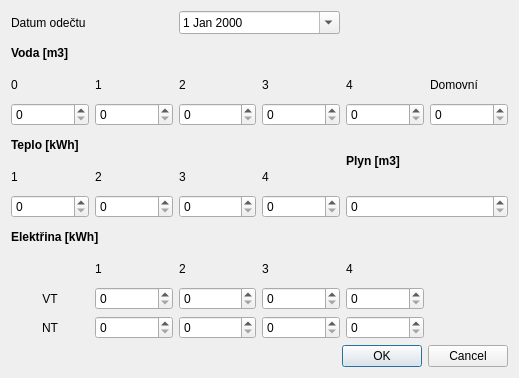
<?xml version="1.0" encoding="UTF-8"?>
<ui version="4.0">
 <class>energyForm</class>
 <widget class="QDialog" name="energyForm">
  <property name="geometry">
   <rect>
    <x>0</x>
    <y>0</y>
    <width>519</width>
    <height>378</height>
   </rect>
  </property>
  <property name="windowTitle">
   <string>Dialog</string>
  </property>
  <layout class="QVBoxLayout" name="verticalLayout">
   <item>
    <layout class="QGridLayout" name="gridLayout">
     <item row="2" column="4">
      <widget class="QLabel" name="label_14">
       <property name="text">
        <string>4</string>
       </property>
       <property name="buddy">
        <cstring>wm4</cstring>
       </property>
      </widget>
     </item>
     <item row="8" column="2">
      <widget class="QLabel" name="label_18">
       <property name="text">
        <string>2</string>
       </property>
      </widget>
     </item>
     <item row="8" column="1">
      <widget class="QLabel" name="label_7">
       <property name="text">
        <string>1</string>
       </property>
      </widget>
     </item>
     <item row="10" column="0">
      <widget class="QLabel" name="label_9">
       <property name="text">
        <string>NT</string>
       </property>
       <property name="alignment">
        <set>Qt::AlignCenter</set>
       </property>
      </widget>
     </item>
     <item row="10" column="2">
      <widget class="QSpinBox" name="nt2">
       <property name="maximum">
        <number>99999</number>
       </property>
      </widget>
     </item>
     <item row="10" column="1">
      <widget class="QSpinBox" name="nt1">
       <property name="maximum">
        <number>99999</number>
       </property>
      </widget>
     </item>
     <item row="2" column="0">
      <widget class="QLabel" name="label_5">
       <property name="text">
        <string>0</string>
       </property>
       <property name="buddy">
        <cstring>wm0</cstring>
       </property>
      </widget>
     </item>
     <item row="5" column="3">
      <widget class="QLabel" name="label_17">
       <property name="text">
        <string>4</string>
       </property>
       <property name="buddy">
        <cstring>cm4</cstring>
       </property>
      </widget>
     </item>
     <item row="9" column="1">
      <widget class="QSpinBox" name="vt1">
       <property name="maximum">
        <number>99999</number>
       </property>
      </widget>
     </item>
     <item row="8" column="3">
      <widget class="QLabel" name="label_19">
       <property name="text">
        <string>3</string>
       </property>
      </widget>
     </item>
     <item row="6" column="2">
      <widget class="QSpinBox" name="cm3">
       <property name="maximum">
        <number>999999</number>
       </property>
      </widget>
     </item>
     <item row="9" column="2">
      <widget class="QSpinBox" name="vt2">
       <property name="maximum">
        <number>99999</number>
       </property>
      </widget>
     </item>
     <item row="6" column="1">
      <widget class="QSpinBox" name="cm2">
       <property name="maximum">
        <number>999999</number>
       </property>
      </widget>
     </item>
     <item row="6" column="0">
      <widget class="QSpinBox" name="cm1">
       <property name="maximum">
        <number>999999</number>
       </property>
      </widget>
     </item>
     <item row="9" column="4">
      <widget class="QSpinBox" name="vt4">
       <property name="maximum">
        <number>99999</number>
       </property>
      </widget>
     </item>
     <item row="0" column="0" colspan="2">
      <widget class="QLabel" name="label">
       <property name="text">
        <string>Datum odečtu</string>
       </property>
      </widget>
     </item>
     <item row="6" column="3">
      <widget class="QSpinBox" name="cm4">
       <property name="maximum">
        <number>999999</number>
       </property>
      </widget>
     </item>
     <item row="4" column="0" colspan="4">
      <widget class="QLabel" name="label_3">
       <property name="font">
        <font>
         <weight>75</weight>
         <bold>true</bold>
        </font>
       </property>
       <property name="text">
        <string>Teplo [kWh]</string>
       </property>
      </widget>
     </item>
     <item row="2" column="2">
      <widget class="QLabel" name="label_12">
       <property name="text">
        <string>2</string>
       </property>
       <property name="buddy">
        <cstring>wm2</cstring>
       </property>
      </widget>
     </item>
     <item row="2" column="3">
      <widget class="QLabel" name="label_13">
       <property name="text">
        <string>3</string>
       </property>
       <property name="buddy">
        <cstring>wm3</cstring>
       </property>
      </widget>
     </item>
     <item row="3" column="1">
      <widget class="QSpinBox" name="wm1">
       <property name="maximum">
        <number>999</number>
       </property>
      </widget>
     </item>
     <item row="3" column="3">
      <widget class="QSpinBox" name="wm3">
       <property name="maximum">
        <number>999</number>
       </property>
      </widget>
     </item>
     <item row="3" column="2">
      <widget class="QSpinBox" name="wm2">
       <property name="maximum">
        <number>999</number>
       </property>
      </widget>
     </item>
     <item row="9" column="0">
      <widget class="QLabel" name="label_8">
       <property name="text">
        <string>VT</string>
       </property>
       <property name="alignment">
        <set>Qt::AlignCenter</set>
       </property>
      </widget>
     </item>
     <item row="3" column="0">
      <widget class="QSpinBox" name="wm0">
       <property name="maximum">
        <number>999</number>
       </property>
      </widget>
     </item>
     <item row="5" column="0">
      <widget class="QLabel" name="label_4">
       <property name="text">
        <string>1</string>
       </property>
       <property name="buddy">
        <cstring>cm1</cstring>
       </property>
      </widget>
     </item>
     <item row="10" column="3">
      <widget class="QSpinBox" name="nt3">
       <property name="maximum">
        <number>99999</number>
       </property>
      </widget>
     </item>
     <item row="10" column="4">
      <widget class="QSpinBox" name="nt4">
       <property name="maximum">
        <number>99999</number>
       </property>
      </widget>
     </item>
     <item row="2" column="1">
      <widget class="QLabel" name="label_11">
       <property name="text">
        <string>1</string>
       </property>
       <property name="buddy">
        <cstring>wm1</cstring>
       </property>
      </widget>
     </item>
     <item row="5" column="1">
      <widget class="QLabel" name="label_15">
       <property name="text">
        <string>2</string>
       </property>
       <property name="buddy">
        <cstring>cm2</cstring>
       </property>
      </widget>
     </item>
     <item row="5" column="2">
      <widget class="QLabel" name="label_16">
       <property name="text">
        <string>3</string>
       </property>
       <property name="buddy">
        <cstring>cm3</cstring>
       </property>
      </widget>
     </item>
     <item row="9" column="3">
      <widget class="QSpinBox" name="vt3">
       <property name="maximum">
        <number>99999</number>
       </property>
      </widget>
     </item>
     <item row="3" column="4">
      <widget class="QSpinBox" name="wm4">
       <property name="maximum">
        <number>999</number>
       </property>
      </widget>
     </item>
     <item row="2" column="5">
      <widget class="QLabel" name="label_21">
       <property name="text">
        <string>Domovní</string>
       </property>
       <property name="buddy">
        <cstring>wms</cstring>
       </property>
      </widget>
     </item>
     <item row="3" column="5">
      <widget class="QSpinBox" name="wms">
       <property name="maximum">
        <number>999</number>
       </property>
      </widget>
     </item>
     <item row="4" column="4" rowspan="2" colspan="2">
      <widget class="QLabel" name="label_10">
       <property name="font">
        <font>
         <weight>75</weight>
         <bold>true</bold>
        </font>
       </property>
       <property name="text">
        <string>Plyn [m3]</string>
       </property>
       <property name="buddy">
        <cstring>gas</cstring>
       </property>
      </widget>
     </item>
     <item row="7" column="0" colspan="6">
      <widget class="QLabel" name="label_6">
       <property name="font">
        <font>
         <weight>75</weight>
         <bold>true</bold>
        </font>
       </property>
       <property name="text">
        <string>Elektřina [kWh]</string>
       </property>
      </widget>
     </item>
     <item row="8" column="4">
      <widget class="QLabel" name="label_20">
       <property name="text">
        <string>4</string>
       </property>
      </widget>
     </item>
     <item row="0" column="2" colspan="2">
      <widget class="QDateEdit" name="dateEdit">
       <property name="calendarPopup">
        <bool>true</bool>
       </property>
      </widget>
     </item>
     <item row="1" column="0" colspan="6">
      <widget class="QLabel" name="label_2">
       <property name="font">
        <font>
         <weight>75</weight>
         <bold>true</bold>
        </font>
       </property>
       <property name="text">
        <string>Voda [m3]</string>
       </property>
      </widget>
     </item>
     <item row="6" column="4" colspan="2">
      <widget class="QSpinBox" name="gas">
       <property name="maximum">
        <number>99999</number>
       </property>
      </widget>
     </item>
    </layout>
   </item>
   <item>
    <widget class="QDialogButtonBox" name="buttonBox">
     <property name="orientation">
      <enum>Qt::Horizontal</enum>
     </property>
     <property name="standardButtons">
      <set>QDialogButtonBox::Cancel|QDialogButtonBox::Ok</set>
     </property>
    </widget>
   </item>
  </layout>
 </widget>
 <tabstops>
  <tabstop>dateEdit</tabstop>
  <tabstop>wm0</tabstop>
  <tabstop>wm1</tabstop>
  <tabstop>wm2</tabstop>
  <tabstop>wm3</tabstop>
  <tabstop>wm4</tabstop>
  <tabstop>wms</tabstop>
  <tabstop>cm1</tabstop>
  <tabstop>cm2</tabstop>
  <tabstop>cm3</tabstop>
  <tabstop>cm4</tabstop>
  <tabstop>gas</tabstop>
  <tabstop>vt1</tabstop>
  <tabstop>nt1</tabstop>
  <tabstop>vt2</tabstop>
  <tabstop>nt2</tabstop>
  <tabstop>vt3</tabstop>
  <tabstop>nt3</tabstop>
  <tabstop>vt4</tabstop>
  <tabstop>nt4</tabstop>
 </tabstops>
 <resources/>
 <connections>
  <connection>
   <sender>buttonBox</sender>
   <signal>accepted()</signal>
   <receiver>energyForm</receiver>
   <slot>accept()</slot>
   <hints>
    <hint type="sourcelabel">
     <x>224</x>
     <y>356</y>
    </hint>
    <hint type="destinationlabel">
     <x>157</x>
     <y>274</y>
    </hint>
   </hints>
  </connection>
  <connection>
   <sender>buttonBox</sender>
   <signal>rejected()</signal>
   <receiver>energyForm</receiver>
   <slot>reject()</slot>
   <hints>
    <hint type="sourcelabel">
     <x>292</x>
     <y>362</y>
    </hint>
    <hint type="destinationlabel">
     <x>286</x>
     <y>274</y>
    </hint>
   </hints>
  </connection>
 </connections>
</ui>
